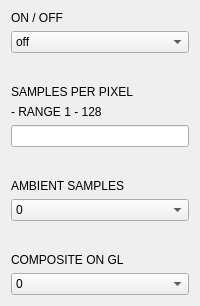
      <widget class="QWidget" name="tab_5">
       <attribute name="title">
        <string>SURFACE</string>
       </attribute>
       <layout class="QFormLayout" name="formLayout_10">
        <item row="0" column="0">
         <widget class="QLabel" name="label_34">
          <property name="text">
           <string>ON / OFF</string>
          </property>
         </widget>
        </item>
        <item row="2" column="0">
         <spacer name="verticalSpacer_5">
          <property name="orientation">
           <enum>Qt::Vertical</enum>
          </property>
          <property name="sizeHint" stdset="0">
           <size>
            <width>20</width>
            <height>20</height>
           </size>
          </property>
         </spacer>
        </item>
        <item row="3" column="0">
         <widget class="QLabel" name="label_35">
          <property name="text">
           <string>SAMPLES PER PIXEL</string>
          </property>
         </widget>
        </item>
        <item row="4" column="0">
         <widget class="QLabel" name="label_36">
          <property name="text">
           <string>- RANGE 1 - 128</string>
          </property>
         </widget>
        </item>
        <item row="6" column="0">
         <spacer name="verticalSpacer_6">
          <property name="orientation">
           <enum>Qt::Vertical</enum>
          </property>
          <property name="sizeHint" stdset="0">
           <size>
            <width>20</width>
            <height>20</height>
           </size>
          </property>
         </spacer>
        </item>
        <item row="7" column="0">
         <widget class="QLabel" name="label_37">
          <property name="text">
           <string>AMBIENT SAMPLES</string>
          </property>
         </widget>
        </item>
        <item row="9" column="0">
         <spacer name="verticalSpacer_7">
          <property name="orientation">
           <enum>Qt::Vertical</enum>
          </property>
          <property name="sizeHint" stdset="0">
           <size>
            <width>20</width>
            <height>20</height>
           </size>
          </property>
         </spacer>
        </item>
        <item row="10" column="0">
         <widget class="QLabel" name="label_38">
          <property name="text">
           <string>COMPOSITE ON GL</string>
          </property>
         </widget>
        </item>
        <item row="1" column="0" colspan="2">
         <widget class="QComboBox" name="comboBox_7">
          <item>
           <property name="text">
            <string>off</string>
           </property>
          </item>
          <item>
           <property name="text">
            <string>on</string>
           </property>
          </item>
         </widget>
        </item>
        <item row="5" column="0" colspan="2">
         <widget class="QLineEdit" name="lineEdit_24"/>
        </item>
        <item row="8" column="0" colspan="2">
         <widget class="QComboBox" name="comboBox_8">
          <item>
           <property name="text">
            <string>0</string>
           </property>
          </item>
          <item>
           <property name="text">
            <string>1</string>
           </property>
          </item>
          <item>
           <property name="text">
            <string>2</string>
           </property>
          </item>
          <item>
           <property name="text">
            <string>3</string>
           </property>
          </item>
          <item>
           <property name="text">
            <string>4</string>
           </property>
          </item>
         </widget>
        </item>
        <item row="11" column="0" colspan="2">
         <widget class="QComboBox" name="comboBox_10">
          <item>
           <property name="text">
            <string>0</string>
           </property>
          </item>
          <item>
           <property name="text">
            <string>1</string>
           </property>
          </item>
         </widget>
        </item>
       </layout>
      </widget>
